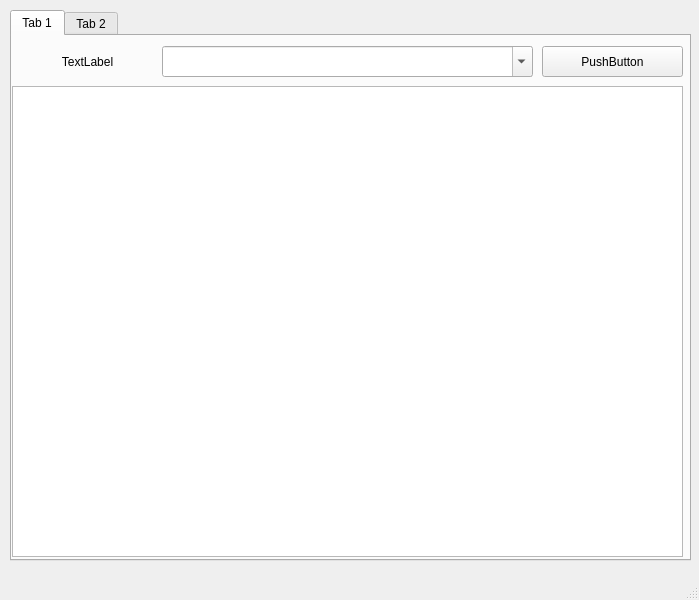
<?xml version="1.0" encoding="UTF-8"?>
<ui version="4.0">
 <class>MainWindow</class>
 <widget class="QMainWindow" name="MainWindow">
  <property name="geometry">
   <rect>
    <x>0</x>
    <y>0</y>
    <width>699</width>
    <height>600</height>
   </rect>
  </property>
  <property name="windowTitle">
   <string>MainWindow</string>
  </property>
  <widget class="QWidget" name="centralwidget">
   <widget class="QTabWidget" name="tabWidget">
    <property name="geometry">
     <rect>
      <x>10</x>
      <y>10</y>
      <width>681</width>
      <height>551</height>
     </rect>
    </property>
    <property name="currentIndex">
     <number>0</number>
    </property>
    <widget class="QWidget" name="tab">
     <attribute name="title">
      <string>Tab 1</string>
     </attribute>
     <widget class="QTextEdit" name="textEdit">
      <property name="geometry">
       <rect>
        <x>0</x>
        <y>50</y>
        <width>671</width>
        <height>471</height>
       </rect>
      </property>
     </widget>
     <widget class="QComboBox" name="comboBox">
      <property name="geometry">
       <rect>
        <x>150</x>
        <y>10</y>
        <width>371</width>
        <height>31</height>
       </rect>
      </property>
      <property name="editable">
       <bool>true</bool>
      </property>
     </widget>
     <widget class="QLabel" name="label">
      <property name="geometry">
       <rect>
        <x>10</x>
        <y>10</y>
        <width>131</width>
        <height>31</height>
       </rect>
      </property>
      <property name="text">
       <string>TextLabel</string>
      </property>
      <property name="alignment">
       <set>Qt::AlignCenter</set>
      </property>
     </widget>
     <widget class="QPushButton" name="pushButton">
      <property name="geometry">
       <rect>
        <x>530</x>
        <y>10</y>
        <width>141</width>
        <height>31</height>
       </rect>
      </property>
      <property name="text">
       <string>PushButton</string>
      </property>
     </widget>
    </widget>
    <widget class="QWidget" name="tab_2">
     <attribute name="title">
      <string>Tab 2</string>
     </attribute>
    </widget>
   </widget>
  </widget>
  <widget class="QMenuBar" name="menubar">
   <property name="geometry">
    <rect>
     <x>0</x>
     <y>0</y>
     <width>699</width>
     <height>21</height>
    </rect>
   </property>
  </widget>
  <widget class="QStatusBar" name="statusbar"/>
 </widget>
 <resources/>
 <connections/>
</ui>
